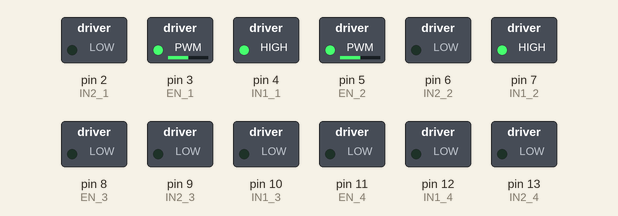
A sketch run on a simulated Arduino Nano, built with avr-gcc and run on an emulated ATmega328P. On the bench: switched loads named in the sketch (green lamp = pin HIGH).

Above: at 0.05 s.
At 1.65 s:
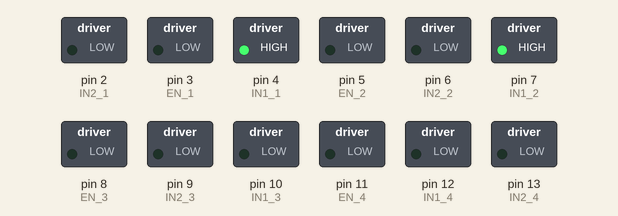
At 3.25 s:
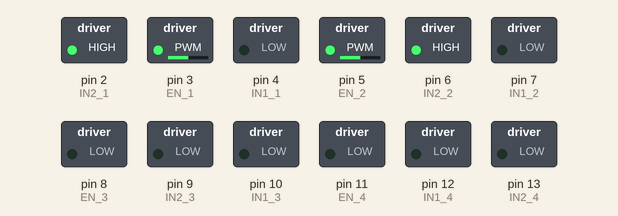
At 6.45 s:
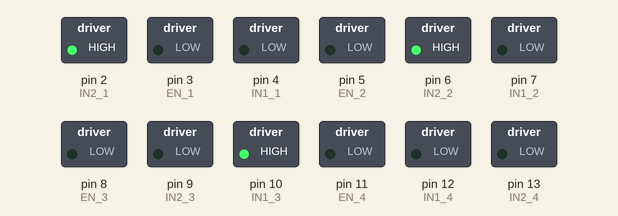
At 9.7 s:
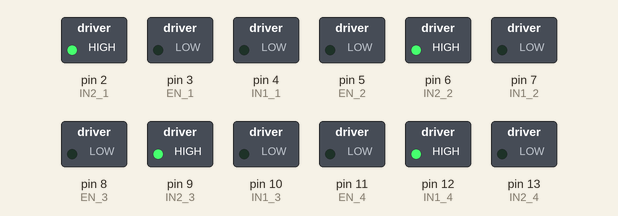
At 12.95 s:
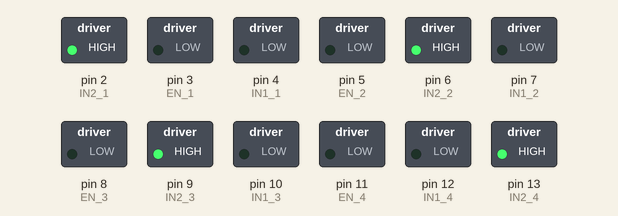
Timing chart, 0 to 16.9 s (numbered marks = the images above):
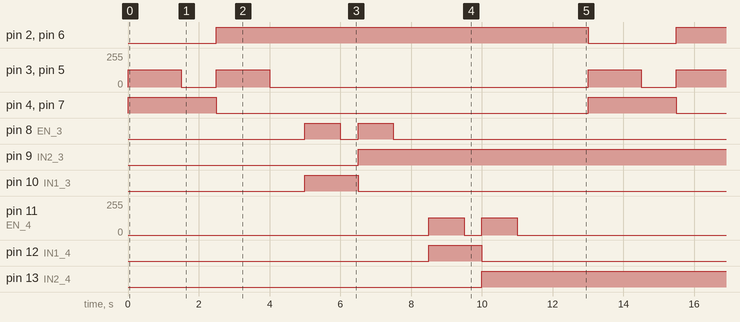

The sketch:

test-code-nano.ino
```cpp
// L298N①（X軸 左側）
const int EN_1 = 3;    // ①ENA+ENB
const int IN1_1 = 4;   // ①IN1 + IN3
const int IN2_1 = 2;   // ①IN2 + IN4

// L298N②（X軸 右側）
const int EN_2 = 5;    // ②ENA+ENB
const int IN1_2 = 7;   // ②IN1 + IN3
const int IN2_2 = 6;   // ②IN2 + IN4

// L298N③（Y軸）
const int EN_3 = 8;    // ③ENB
const int IN1_3 = 10;  // ③IN3
const int IN2_3 = 9;   // ③IN4

// L298N③（Z軸）
const int EN_4 = 11;   // ③ENA
const int IN1_4 = 12;  // ③IN1
const int IN2_4 = 13;  // ③IN2

void setup() {
  // X軸①
  pinMode(EN_1, OUTPUT);
  pinMode(IN1_1, OUTPUT);
  pinMode(IN2_1, OUTPUT);

  // X軸②
  pinMode(EN_2, OUTPUT);
  pinMode(IN1_2, OUTPUT);
  pinMode(IN2_2, OUTPUT);

  // Y軸③
  pinMode(EN_3, OUTPUT);
  pinMode(IN1_3, OUTPUT);
  pinMode(IN2_3, OUTPUT);

  // Z軸④
  pinMode(EN_4, OUTPUT);
  pinMode(IN1_4, OUTPUT);
  pinMode(IN2_4, OUTPUT);
}

void loop() {
  // --- X軸テスト ---（正転50% → 停止 → 逆転50%）
  setMotor(EN_1, IN1_1, IN2_1, true, 128); // X軸 正転
  setMotor(EN_2, IN1_2, IN2_2, true, 128);
  delay(1500);

  stopMotor(EN_1);  //停止
  stopMotor(EN_2);
  delay(1000);

  setMotor(EN_1, IN1_1, IN2_1, false, 128); // X軸 逆転
  setMotor(EN_2, IN1_2, IN2_2, false, 128);
  delay(1500);

  stopMotor(EN_1); //停止
  stopMotor(EN_2);
  delay(1000);

  // --- Y軸テスト ---（正転50% → 停止 → 逆転50%）
  setMotor(EN_3, IN1_3, IN2_3, true, 128);  // Y軸 正転
  delay(1000);

  stopMotor(EN_3); //停止
  delay(500);

  setMotor(EN_3, IN1_3, IN2_3, false, 128); // Y軸 逆転
  delay(1000);

  stopMotor(EN_3); //停止
  delay(1000);

  // --- Z軸テスト ---（正転50% → 停止 → 逆転50%）
  setMotor(EN_4, IN1_4, IN2_4, true, 128);  // Z軸 上昇
  delay(1000);

  stopMotor(EN_4); //停止
  delay(500);

  setMotor(EN_4, IN1_4, IN2_4, false, 128); // Z軸 降下
  delay(1000);

  stopMotor(EN_4); //停止
  delay(2000);
}

// 共通モーター制御
void setMotor(int enPin, int in1, int in2, bool forward, byte speedVal) {
  digitalWrite(in1, forward ? HIGH : LOW);
  digitalWrite(in2, forward ? LOW  : HIGH);
  analogWrite(enPin, speedVal);
}

// 共通モーター停止
void stopMotor(int enPin) {
  analogWrite(enPin, 0);
}
```

Measured:
- by itself, pin 2 (IN2_1), pin 6 (IN2_2): alternates HIGH for 10.5 s and LOW for 2.5 s
- by itself, pin 3 (EN_1), pin 5 (EN_2): repeats every 13.0 s: 0/255 1.0 s, 128/255 1.5 s, 0/255 9.0 s, 128/255 1.5 s
- by itself, pin 4 (IN1_1), pin 7 (IN1_2): alternates HIGH for 2.5 s and LOW for 10.5 s
- by itself, pin 8 (EN_3): repeats every 13.0 s: LOW 0.50 s, HIGH 1.0 s, LOW 10.5 s, HIGH 1.0 s
- by itself, pin 9 (IN2_3), pin 13 (IN2_4): alternates HIGH for 11.5 s and LOW for 1.5 s
- by itself, pin 10 (IN1_3), pin 12 (IN1_4): alternates HIGH for 1.5 s and LOW for 11.5 s
- by itself, pin 11 (EN_4): repeats every 13.0 s: 0/255 0.50 s, 128/255 1.0 s, 0/255 10.5 s, 128/255 1.0 s
